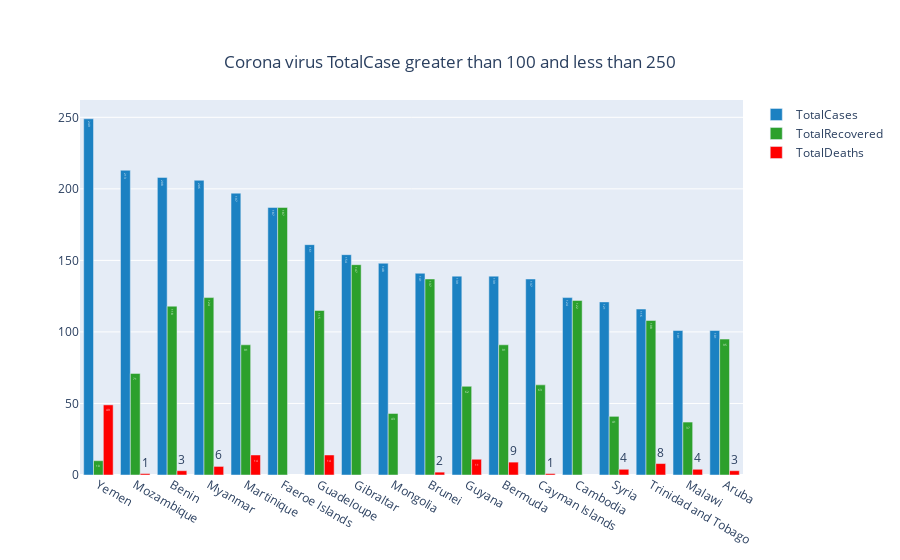

The notebook cell saved with this chart:
### Code cell
fig = go.Figure()

fig.add_trace(go.Bar(
    x=df["Country,Other"][((df.TotalCases<250 )&(df.TotalCases>100))],
    y=df.TotalCases[((df.TotalCases<250 )&(df.TotalCases>100))],
    name='TotalCases',
    marker_color='#1b81c2',
    text=df.TotalCases[((df.TotalCases<250 )&(df.TotalCases>100))],
    textposition='auto'
))
fig.add_trace(go.Bar(
    x=df["Country,Other"][((df.TotalCases<250 )&(df.TotalCases>100))],
    y=df["TotalRecovered"][((df.TotalCases<250 )&(df.TotalCases>100))],
    name='TotalRecovered',
    marker_color='#2ca02c',
    text=df.TotalRecovered[((df.TotalCases<250 )&(df.TotalCases>100))],
    textposition='auto'
))

fig.add_trace(go.Bar(
    x=df["Country,Other"][((df.TotalCases<250 )&(df.TotalCases>100))],
    y=df.TotalDeaths[((df.TotalCases<250 )&(df.TotalCases>100))],
    name='TotalDeaths',
    marker_color='red',
    text=df.TotalDeaths[((df.TotalCases<250 )&(df.TotalCases>100))],
    textposition='auto'
))
fig.update_layout(
    title={
        'text': "Corona virus TotalCase greater than 100 and less than 250",
        'y':0.9,
        'x':0.5,
        'xanchor': 'center',
        'yanchor': 'top'})
fig.show()

### Figure 1 — Plotly figure (JSON) as saved in the notebook; plotly's stock layout.template omitted (floating-point values rounded to 4 significant figures)
{"data": [{"marker": {"color": "#1b81c2"}, "name": "TotalCases", "text": [249, 213, 208, 206, 197, 187, 161, 154, 148, 141, 139, 139, 137, 124, 121, 116, 101, 101], "textposition": "auto", "type": "bar", "x": ["Yemen", "Mozambique", "Benin", "Myanmar", "Martinique", "Faeroe Islands", "Guadeloupe", "Gibraltar", "Mongolia", "Brunei", "Guyana", "Bermuda", "Cayman Islands", "Cambodia", "Syria", "Trinidad and Tobago", "Malawi", "Aruba"], "y": [249, 213, 208, 206, 197, 187, 161, 154, 148, 141, 139, 139, 137, 124, 121, 116, 101, 101]}, {"marker": {"color": "#2ca02c"}, "name": "TotalRecovered", "text": [10, 71, 118, 124, 91, 187, 115, 147, 43, 137, 62, 91, 63, 122, 41, 108, 37, 95], "textposition": "auto", "type": "bar", "x": ["Yemen", "Mozambique", "Benin", "Myanmar", "Martinique", "Faeroe Islands", "Guadeloupe", "Gibraltar", "Mongolia", "Brunei", "Guyana", "Bermuda", "Cayman Islands", "Cambodia", "Syria", "Trinidad and Tobago", "Malawi", "Aruba"], "y": [10, 71, 118, 124, 91, 187, 115, 147, 43, 137, 62, 91, 63, 122, 41, 108, 37, 95]}, {"marker": {"color": "red"}, "name": "TotalDeaths", "text": [49, 1, 3, 6, 14, null, 14, null, null, 2, 11, 9, 1, null, 4, 8, 4, 3], "textposition": "auto", "type": "bar", "x": ["Yemen", "Mozambique", "Benin", "Myanmar", "Martinique", "Faeroe Islands", "Guadeloupe", "Gibraltar", "Mongolia", "Brunei", "Guyana", "Bermuda", "Cayman Islands", "Cambodia", "Syria", "Trinidad and Tobago", "Malawi", "Aruba"], "y": [49, 1, 3, 6, 14, null, 14, null, null, 2, 11, 9, 1, null, 4, 8, 4, 3]}], "layout": {"title": {"text": "Corona virus TotalCase greater than 100 and less than 250", "x": 0.5, "xanchor": "center", "y": 0.9, "yanchor": "top"}}}
